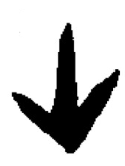
#> input picture fossil.png, 125 x 166 px
$ python -i app.py   (imports and definitions only)
#> lines starting #> are read from the running program, lines starting #| are printed output that depends on the picture; after the words box and inside, x2 and y2 are one past the last pixel; in counts of white or black regions, pixels touching at a corner belong together
from flask import Flask, render_template, request, redirect, url_for
import cv2
import numpy as np
import os

# [1 line not run here, left out]
# [1 line that did not run here, left out]

# 이미지 분석 함수
def analyze_image(file_path):
    # 이미지 로드 및 전처리
#> called with file_path = 'fossil.png'
    img = cv2.imread(file_path, cv2.IMREAD_GRAYSCALE)
#> img is the input picture: shape (166, 125); min 0, max 255, mean 199.8
    _, binary = cv2.threshold(img, 127, 255, cv2.THRESH_BINARY_INV)
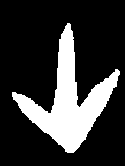
#> binary: shape (166, 125); 21.5% white; 1 white region

    # 윤곽선 검출
    contours, _ = cv2.findContours(binary, cv2.RETR_EXTERNAL, cv2.CHAIN_APPROX_SIMPLE)
#> contours = 1 contour; box (x1, y1, x2, y2) and area: (12, 23, 120, 153) 4244

    # 윤곽선에서 극점 찾기
    topmost = tuple(contours[0][contours[0][:, :, 1].argmin()][0])
#> topmost = (67, 23)
    bottommost = tuple(contours[0][contours[0][:, :, 1].argmax()][0])
#> bottommost = (67, 152)
    leftmost = tuple(contours[0][contours[0][:, :, 0].argmin()][0])
#> leftmost = (12, 92)
    rightmost = tuple(contours[0][contours[0][:, :, 0].argmax()][0])
#> rightmost = (119, 74)

    # 각도 계산 함수
    def calculate_angle(p1, p2, p3):
#> called with p1 = (67, 23), p2 = (67, 152), p3 = (12, 92)
        a, b, c = np.array(p1), np.array(p2), np.array(p3)
#> a = [67, 23]; b = [67, 152]; c = [12, 92]
        ab, cb = a - b, c - b
#> ab = [0, -129]; cb = [-55, -60]
        cosine_angle = np.dot(ab, cb) / (np.linalg.norm(ab) * np.linalg.norm(cb))
#> cosine_angle = 0.737
        angle = np.degrees(np.arccos(cosine_angle))
#> angle = 42.51
        return angle

    # 기존 기준 각도와 새로운 기준 각도 계산
    angle1 = calculate_angle(topmost, bottommost, leftmost)
#> angle1 = 42.51
    angle2 = calculate_angle(topmost, bottommost, rightmost)
#> angle2 = 33.69
    average_angle = (angle1 + angle2) / 2
#> average_angle = 38.1

    # 결과 이미지에 윤곽선 및 각도 표시
    contour_img = cv2.cvtColor(img, cv2.COLOR_GRAY2BGR)
    cv2.drawContours(contour_img, contours, -1, (0, 255, 0), 1)
    cv2.line(contour_img, topmost, bottommost, (255, 0, 0), 2)
    cv2.line(contour_img, bottommost, leftmost, (0, 255, 255), 2)
    cv2.line(contour_img, bottommost, rightmost, (255, 0, 255), 2)
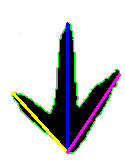
#> contour_img: shape (166, 125, 3); mean B, G, R 206.8, 206.5, 205.3
    cv2.putText(contour_img, f"Avg Angle: {average_angle:.1f}", (bottommost[0] + 10, bottommost[1] + 40),
                cv2.FONT_HERSHEY_SIMPLEX, 0.5, (0, 255, 255), 1)

    # 처리된 이미지 저장
#> (the run stopped early here; a loop or call above may not have finished)
